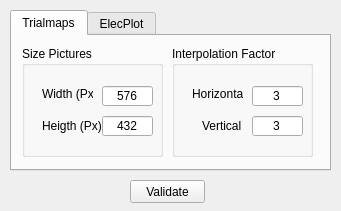
<?xml version="1.0" encoding="UTF-8"?>
<ui version="4.0">
 <class>FormOptPic</class>
 <widget class="QWidget" name="FormOptPic">
  <property name="geometry">
   <rect>
    <x>0</x>
    <y>0</y>
    <width>341</width>
    <height>211</height>
   </rect>
  </property>
  <property name="windowTitle">
   <string>Pictures Options</string>
  </property>
  <widget class="QTabWidget" name="tabWidget">
   <property name="geometry">
    <rect>
     <x>10</x>
     <y>10</y>
     <width>321</width>
     <height>161</height>
    </rect>
   </property>
   <property name="currentIndex">
    <number>0</number>
   </property>
   <widget class="QWidget" name="tab">
    <attribute name="title">
     <string>Trialmaps</string>
    </attribute>
    <widget class="QGroupBox" name="groupBoxSizeTrial">
     <property name="geometry">
      <rect>
       <x>10</x>
       <y>10</y>
       <width>141</width>
       <height>111</height>
      </rect>
     </property>
     <property name="title">
      <string>Size Pictures</string>
     </property>
     <widget class="QLineEdit" name="widthTrialLE">
      <property name="geometry">
       <rect>
        <x>80</x>
        <y>40</y>
        <width>51</width>
        <height>20</height>
       </rect>
      </property>
      <property name="text">
       <string>576</string>
      </property>
      <property name="alignment">
       <set>Qt::AlignCenter</set>
      </property>
     </widget>
     <widget class="QLabel" name="widthTriallabel">
      <property name="geometry">
       <rect>
        <x>20</x>
        <y>40</y>
        <width>51</width>
        <height>16</height>
       </rect>
      </property>
      <property name="text">
       <string>Width (Px)</string>
      </property>
     </widget>
     <widget class="QLabel" name="heigthTrialLabel">
      <property name="geometry">
       <rect>
        <x>20</x>
        <y>70</y>
        <width>61</width>
        <height>20</height>
       </rect>
      </property>
      <property name="text">
       <string>Heigth (Px)</string>
      </property>
     </widget>
     <widget class="QLineEdit" name="heigthTrialLE">
      <property name="geometry">
       <rect>
        <x>80</x>
        <y>70</y>
        <width>51</width>
        <height>20</height>
       </rect>
      </property>
      <property name="text">
       <string>432</string>
      </property>
      <property name="alignment">
       <set>Qt::AlignCenter</set>
      </property>
     </widget>
    </widget>
    <widget class="QGroupBox" name="groupBoxInterpo">
     <property name="geometry">
      <rect>
       <x>160</x>
       <y>10</y>
       <width>141</width>
       <height>111</height>
      </rect>
     </property>
     <property name="title">
      <string>Interpolation Factor</string>
     </property>
     <widget class="QLineEdit" name="horizInterpoLE">
      <property name="geometry">
       <rect>
        <x>80</x>
        <y>40</y>
        <width>51</width>
        <height>20</height>
       </rect>
      </property>
      <property name="text">
       <string>3</string>
      </property>
      <property name="alignment">
       <set>Qt::AlignCenter</set>
      </property>
     </widget>
     <widget class="QLabel" name="horizInterpoLabel">
      <property name="geometry">
       <rect>
        <x>20</x>
        <y>40</y>
        <width>51</width>
        <height>16</height>
       </rect>
      </property>
      <property name="text">
       <string>Horizontal</string>
      </property>
     </widget>
     <widget class="QLabel" name="vertiInterpoLabel">
      <property name="geometry">
       <rect>
        <x>30</x>
        <y>70</y>
        <width>41</width>
        <height>20</height>
       </rect>
      </property>
      <property name="text">
       <string>Vertical</string>
      </property>
     </widget>
     <widget class="QLineEdit" name="vertiInterpoLE">
      <property name="geometry">
       <rect>
        <x>80</x>
        <y>70</y>
        <width>51</width>
        <height>20</height>
       </rect>
      </property>
      <property name="text">
       <string>3</string>
      </property>
      <property name="alignment">
       <set>Qt::AlignCenter</set>
      </property>
     </widget>
    </widget>
   </widget>
   <widget class="QWidget" name="tabElecPlot">
    <attribute name="title">
     <string>ElecPlot</string>
    </attribute>
    <widget class="QGroupBox" name="groupBoxSizePlot">
     <property name="geometry">
      <rect>
       <x>10</x>
       <y>10</y>
       <width>141</width>
       <height>111</height>
      </rect>
     </property>
     <property name="title">
      <string>Size Pictures</string>
     </property>
     <widget class="QLineEdit" name="widthPlotLE">
      <property name="geometry">
       <rect>
        <x>80</x>
        <y>40</y>
        <width>51</width>
        <height>20</height>
       </rect>
      </property>
      <property name="text">
       <string>1920</string>
      </property>
      <property name="alignment">
       <set>Qt::AlignCenter</set>
      </property>
     </widget>
     <widget class="QLabel" name="widthPlotLabel">
      <property name="geometry">
       <rect>
        <x>20</x>
        <y>40</y>
        <width>51</width>
        <height>16</height>
       </rect>
      </property>
      <property name="text">
       <string>Width (Px)</string>
      </property>
     </widget>
     <widget class="QLabel" name="heigthPlotLabel">
      <property name="geometry">
       <rect>
        <x>20</x>
        <y>70</y>
        <width>61</width>
        <height>20</height>
       </rect>
      </property>
      <property name="text">
       <string>Heigth (Px)</string>
      </property>
     </widget>
     <widget class="QLineEdit" name="heigthPlotLE">
      <property name="geometry">
       <rect>
        <x>80</x>
        <y>70</y>
        <width>51</width>
        <height>20</height>
       </rect>
      </property>
      <property name="text">
       <string>1137</string>
      </property>
      <property name="alignment">
       <set>Qt::AlignCenter</set>
      </property>
     </widget>
    </widget>
   </widget>
  </widget>
  <widget class="QPushButton" name="pushButton">
   <property name="geometry">
    <rect>
     <x>130</x>
     <y>180</y>
     <width>75</width>
     <height>23</height>
    </rect>
   </property>
   <property name="text">
    <string>Validate</string>
   </property>
  </widget>
 </widget>
 <resources/>
 <connections/>
</ui>
